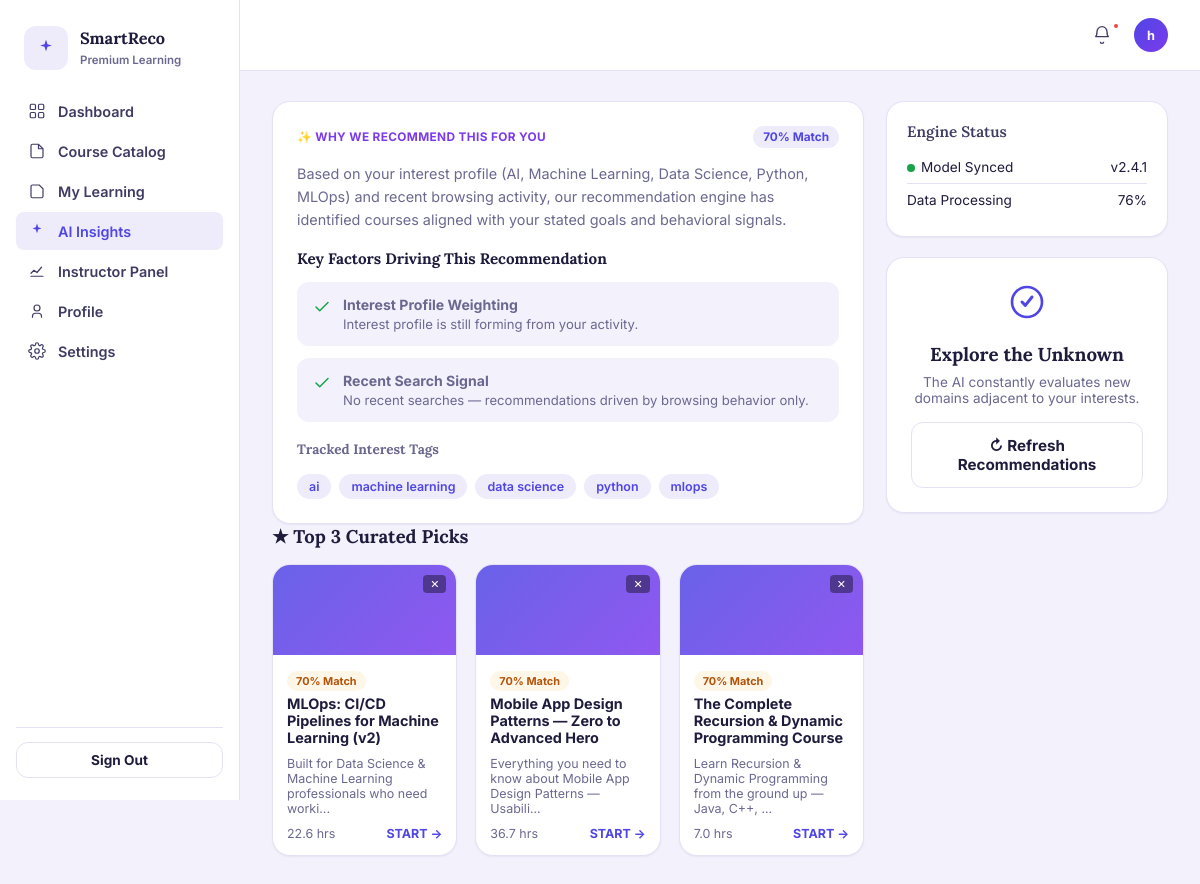
Screenshot of /ai-insights (signed in) with the database file from the repository.
### database/models.py (models this page shows, shortened)
class User(Base):
    __tablename__ = "users"
    id = Column(Integer, primary_key=True, index=True)
    name = Column(String, nullable=True)
    email = Column(String, unique=True, index=True, nullable=False)
    password_hash = Column(String, nullable=False)
    role = Column(String, default="user", nullable=False)  # Backward compatibility: "user" | "admin"
    active_mode = Column(String, default="student", nullable=False)  # "student" | "instructor"
    interests = Column(String, nullable=True)  # comma-separated e.g. "AI/ML,Backend"
    interests_updated_at = Column(DateTime(timezone=True), nullable=True)
    experience_level = Column(String, nullable=True)  # "Beginner" | "Intermediate" | "Advanced"
    avatar_url = Column(String, nullable=True)
    created_at = Column(DateTime(timezone=True), server_default=func.now())
    updated_at = Column(DateTime(timezone=True), onupdate=func.now())
    profile = relationship("UserProfile", back_populates="user", uselist=False, cascade="all, delete-orphan")
    courses = relationship("Product", back_populates="instructor", foreign_keys="Product.instructor_id")
    enrollments = relationship("Enrollment", back_populates="user", cascade="all, delete-orphan")
    wishlists = relationship("Wishlist", back_populates="user", cascade="all, delete-orphan")
    events = relationship("Event", back_populates="user", cascade="all, delete-orphan")
    recommendations = relationship("Recommendation", back_populates="user", cascade="all, delete-orphan")

class Product(Base):
    __tablename__ = "products"
    id = Column(Integer, primary_key=True, index=True)
    title = Column(String, nullable=False, index=True)
    slug = Column(String, nullable=True, index=True)
    description = Column(Text, nullable=False)
    category = Column(String, nullable=False, index=True)
    category_id = Column(Integer, ForeignKey("categories.id", ondelete="SET NULL"), nullable=True)
    skills = Column(String, nullable=True)
    price = Column(Float, default=0.0, index=True)
    level = Column(String, nullable=True, index=True)  # "Beginner" | "Intermediate" | "Advanced"
    instructor_id = Column(Integer, ForeignKey("users.id", ondelete="SET NULL"), nullable=True, index=True)
    instructor_name = Column(String, nullable=True, index=True)
    rating = Column(Float, nullable=True, default=0.0, index=True)
    num_ratings = Column(Integer, nullable=True, default=0)
    enrolled_students = Column(Integer, nullable=True, default=0)
    duration_hours = Column(Float, nullable=True, default=0.0)
    status = Column(String, default="active", nullable=False, index=True)  # "active" | "draft" | "archived"
    created_at = Column(DateTime(timezone=True), server_default=func.now())
    updated_at = Column(DateTime(timezone=True), onupdate=func.now())
    instructor = relationship("User", back_populates="courses", foreign_keys=[instructor_id])
    reviews = relationship("Review", back_populates="product", cascade="all, delete-orphan")
    learning_outcomes = relationship("CourseLearningOutcome", back_populates="product", cascade="all, delete-orphan")

### routers/recommendations.py (the view)
@router.get("/ai-insights", response_class=HTMLResponse)
def ai_insights_page(request: Request, db: Session = Depends(get_db)):
    user = get_current_user(request, db)
    if not user:
        return RedirectResponse("/login", status_code=302)
    if should_regenerate(db, user):
        logger.info("AI Insights visit triggered recommendation refresh for user_id=%s", user.id)
        generate_and_save_recommendation(db, user)
    search_ctx = build_search_history(db, user, limit=10)
    latest_search = search_ctx.get("latest")
    sidebar_history = search_ctx.get("sidebar") or []
    recent_search = latest_search["query"] if latest_search else None
    why_narrative = build_profile_search_narrative(user, recent_search)
    tracking_enabled = is_agent_tracking_enabled(db, user, request)
    rec = (
        db.query(Recommendation)
        .filter(Recommendation.user_id == user.id, Recommendation.is_latest == True)
        .order_by(Recommendation.created_at.desc())
        .first()
    )
    reasoning = None
    if rec:
        reasoning = load_stored_recommendation_reasoning(rec)
    if not reasoning:
        reasoning = build_recommendation_reasoning(db, user, tracking_enabled=tracking_enabled)
    narrative_text = None
    picked_products = []
    if latest_search and latest_search.get("products"):
        picked_products = latest_search["products"][:3]
    elif rec and rec.narrative:
        try:
            payload = json.loads(rec.narrative)
            search_intent = payload.get("search_intent") or {}
            if search_intent.get("product_ids") and recent_search:
                picked_products = _hydrate_ids(db, search_intent.get("product_ids", []))
            if not picked_products:
                main = payload.get("main") or {}
                narrative_text = main.get("narrative")
                picked_products = _hydrate_ids(db, main.get("product_ids", []))
        except Exception:
            pass
    if not picked_products:
        picked_products = [p.to_dict() for p in db.query(Product).order_by(Product.rating.desc()).limit(3).all()]
    return templates.TemplateResponse(
        request,
        "ai-insights.html",
        {
            "user": user,
            "active_page": "ai_insights",
            "recommendation": rec,
            "narrative_text": narrative_text,
            "why_narrative": why_narrative,
            "picked_products": picked_products,
            "latest_search": latest_search,
            "sidebar_history": sidebar_history,
            "reasoning": reasoning,
            "tracking_enabled": tracking_enabled,
        },
    )

### templates/ai-insights.html (shortened to what this page needs)
{% extends "base.html" %}
{% block content %}
<div class="sr-insights-grid">
  <div>
    <div class="sr-card sr-why-card">
      <div class="sr-insight-head">
        <span class="sr-insight-tag">✨ WHY WE RECOMMEND THIS FOR YOU</span>
        <span class="sr-match-badge">{% if reasoning %}{{ reasoning.match_score }}% Match{% else %}98% Match{% endif %}</span>
      </div>
      <p class="sr-insight-text">
        {{ why_narrative or narrative_text or 'Based on your onboarding profile and recent browsing activity, our neural recommendation engine has identified courses aligned with your goals.' }}
      </p>
      <h3 style="font-family:var(--font-display);font-size:.95rem;margin:18px 0 0">Key Factors Driving This Recommendation</h3>
      <div class="sr-why-list">
        <div class="sr-why-item">
          <svg width="18" height="18" viewBox="0 0 24 24" fill="none"><path d="M4 12l5 5L20 6" stroke="currentColor" stroke-width="2" stroke-linecap="round" stroke-linejoin="round"/></svg>
          <span><strong>Interest Profile Weighting</strong><span>{{ reasoning.interest_summary if reasoning else 'Selected during onboarding or inferred from dwell time.' }}</span></span>
        </div>
        <div class="sr-why-item">
          <svg width="18" height="18" viewBox="0 0 24 24" fill="none"><path d="M4 12l5 5L20 6" stroke="currentColor" stroke-width="2" stroke-linecap="round" stroke-linejoin="round"/></svg>
          <span><strong>Recent Search Signal</strong><span>{% if reasoning %}{{ reasoning.search_summary }}{% elif latest_search %}Connected to your latest search: &ldquo;{{ latest_search.query }}&rdquo;{% else %}No recent catalog searches yet — browse /catalog to refine picks.{% endif %}</span></span>
        </div>
      </div>
      <h3 style="font-family:var(--font-display);font-size:.85rem;margin:18px 0 8px;color:var(--ink-500)">Tracked Interest Tags</h3>
      <div class="sr-tracked-tags">
        {% if reasoning and reasoning.top_categories %}
          {% for cat, score in reasoning.top_categories %}
          <span class="sr-tag">{{ cat }}</span>
          {% endfor %}
        {% elif user.interests %}
          {% for tag in user.interests.split(',') %}
          <span class="sr-tag">{{ tag.strip().lower() }}</span>
          {% endfor %}
        {% else %}
          <span class="sr-tag">explore catalog</span>
        {% endif %}
      </div>
    </div>
    <h2 class="sr-section-title">★ {% if latest_search %}Top Picks for &ldquo;{{ latest_search.query }}&rdquo;{% else %}Top 3 Curated Picks{% endif %}</h2>
    <div class="sr-picks-row">
      {% for pick in picked_products[:3] %}
      <div class="sr-card sr-pick-card" style="position:relative">
        <button type="button" class="sr-dismiss-btn" data-sr-track-dismiss data-product-id="{{ pick.id }}" data-source="recommendation" title="Not for me" style="position:absolute;top:10px;right:10px;background:rgba(0,0,0,0.4);border:none;color:#fff;border-radius:4px;padding:2px 7px;cursor:pointer;font-size:11px;z-index:2;">✕</button>
        <div class="sr-pick-thumb"></div>
        <div class="sr-pick-body">
          <span class="sr-badge sr-badge-ai">{% if reasoning %}{{ reasoning.match_score }}% Match{% else %}98% Match{% endif %}</span>
          <h4 class="sr-pick-title">{{ pick.title }}</h4>
          <p style="font-size:.78rem;color:var(--ink-500);margin:0 0 10px">{{ pick.description[:70] }}...</p>
          <div class="sr-pick-foot"><span>{{ pick.duration_hours or 12 }} hrs</span><a href="/course-details?id={{ pick.id }}" data-sr-track-click data-product-id="{{ pick.id }}" data-source="recommendation">START →</a></div>
        </div>
      </div>
      {% endfor %}
    </div>
  </div>
  <div>
    <div class="sr-card sr-engine-card">
      <h3 class="sr-eyebrow" style="margin:0 0 10px">Engine Status</h3>
      <div class="sr-engine-row"><span><span class="sr-status-dot"></span>Model Synced</span><span>v2.4.1</span></div>
      <div class="sr-engine-row"><span>Data Processing</span><span>{% if reasoning %}{{ reasoning.data_processing_pct }}%{% else %}98%{% endif %}</span></div>
    </div>
    <div class="sr-card sr-explore-card">
      <div class="sr-explore-icon">
        <svg width="40" height="40" viewBox="0 0 24 24" fill="none"><circle cx="12" cy="12" r="9" stroke="currentColor" stroke-width="1.6"/><path d="M9 12l2 2 4-5" stroke="currentColor" stroke-width="1.8" stroke-linecap="round" stroke-linejoin="round"/></svg>
      </div>
      <h3 style="font-family:var(--font-display);margin:0 0 8px">Explore the Unknown</h3>
      <p style="font-size:.85rem;color:var(--ink-500);margin:0 0 16px">The AI constantly evaluates new domains adjacent to your interests.</p>
      <button class="sr-btn sr-btn-secondary sr-btn-block" id="refreshRecs">↻ Refresh Recommendations</button>
    </div>
  </div>
</div>
{% endblock %}

### templates/base.html (shortened to what this page needs)
<!DOCTYPE html>
<html lang="en">
<head>
<link rel="stylesheet" href="/static/styles.css">
</head>
<body>
<div class="sr-app">
  {% if user %}
  <aside class="sr-sidebar">
    <div class="sr-sidebar-brand">
      <div class="sr-brand-mark">
        <svg width="20" height="20" viewBox="0 0 24 24" fill="none"><path d="M12 2l1.8 5.6L19 9l-5.2 1.4L12 16l-1.8-5.6L5 9l5.2-1.4L12 2z" fill="currentColor"/></svg>
      </div>
      <div class="sr-sidebar-brand-text">
        <b>SmartReco</b>
        <span>Premium Learning</span>
      </div>
    </div>
    <nav class="sr-nav">
      <a class="sr-nav-item {% if active_page == 'dashboard' %}is-active{% endif %}" href="/dashboard">
        Dashboard
      </a>
      <a class="sr-nav-item {% if active_page == 'catalog' %}is-active{% endif %}" href="/catalog">
        <svg width="18" height="18" viewBox="0 0 24 24" fill="none"><path d="M4 5a2 2 0 012-2h8l6 6v10a2 2 0 01-2 2H6a2 2 0 01-2-2V5z" stroke="currentColor" stroke-width="1.6"/><path d="M14 3v6h6" stroke="currentColor" stroke-width="1.6"/></svg>
        Course Catalog
      </a>
      <a class="sr-nav-item {% if active_page == 'my_learning' %}is-active{% endif %}" href="/my-learning">
        <svg width="18" height="18" viewBox="0 0 24 24" fill="none"><path d="M4 19V6a2 2 0 012-2h9l5 5v10a2 2 0 01-2 2H6a2 2 0 01-2-2z" stroke="currentColor" stroke-width="1.6"/></svg>
        My Learning
      </a>
      <a class="sr-nav-item {% if active_page == 'ai_insights' %}is-active{% endif %}" href="/ai-insights">
        <svg width="18" height="18" viewBox="0 0 24 24" fill="none"><path d="M12 2l1.6 4.9L18 8.5l-4.4 1.6L12 15l-1.6-4.9L6 8.5l4.4-1.6L12 2z" fill="currentColor"/></svg>
        AI Insights
      </a>
      {% set curr_mode = user.active_mode if user and user.active_mode else (request.session.get('active_mode', 'student') if request else 'student') %}
      {% if curr_mode == 'instructor' or (user and user.role == 'admin') %}
      <a class="sr-nav-item {% if active_page == 'admin' %}is-active{% endif %}" href="/admin">
        <svg width="18" height="18" viewBox="0 0 24 24" fill="none"><path d="M4 19h16M4 15l4-4 4 3 6-7" stroke="currentColor" stroke-width="1.6" stroke-linecap="round" stroke-linejoin="round"/></svg>
        Instructor Panel
      </a>
      {% endif %}
      <a class="sr-nav-item {% if active_page == 'profile' %}is-active{% endif %}" href="/profile">
        <svg width="18" height="18" viewBox="0 0 24 24" fill="none"><circle cx="12" cy="8" r="4" stroke="currentColor" stroke-width="1.6"/><path d="M6 21v-2a4 4 0 014-4h4a4 4 0 014 4v2" stroke="currentColor" stroke-width="1.6"/></svg>
        Profile
      </a>
      <a class="sr-nav-item {% if active_page == 'settings' %}is-active{% endif %}" href="/settings">
        Settings
      </a>
    </nav>
    <div class="sr-sidebar-foot">
      <form action="/logout" method="POST">
        <button type="submit" class="sr-btn sr-btn-secondary sr-btn-block sr-btn-sm">Sign Out</button>
      </form>
    </div>
  </aside>
  <div>
    <header class="sr-topbar">
      <div class="sr-topbar-actions">
        <button class="sr-icon-btn" aria-label="Notifications"><span class="dot"></span>
          <svg width="20" height="20" viewBox="0 0 24 24" fill="none"><path d="M6 8a6 6 0 0112 0c0 5 2 6 2 6H4s2-1 2-6z" stroke="currentColor" stroke-width="1.6"/><path d="M10 20a2 2 0 004 0" stroke="currentColor" stroke-width="1.6"/></svg>
        </button>
        <div class="user-menu" style="position:relative;">
          <div class="sr-avatar" style="cursor:pointer;" onclick="toggleDropdown(event)">{{ user.name[0] if user and user.name else (user.email[0]|upper if user and user.email else 'U') }}</div>
        </div>
      </div>
    </header>
    <main class="sr-main">
      {% block content %}{% endblock %}
    </main>
  </div>
  {% else %}
    {% block unauth_content %}{% endblock %}
  {% endif %}
</div>
</body>
</html>

### rows the page displays
User: name "h"
Product: match_score "70", title "MLOps: CI/CD Pipelines for Machine Learning (v2)", description "Built for Data Science & Machine Learning professionals who need worki", duration_hours "22.6"
Product: match_score "70", title "Mobile App Design Patterns — Zero to Advanced Hero", description "Everything you need to know about Mobile App Design Patterns — Usabili", duration_hours "36.7"
Product: match_score "70", title "The Complete Recursion & Dynamic Programming Course", description "Learn Recursion & Dynamic Programming from the ground up — Java, C++,", duration_hours "7.0"

### other values shown
{{ reasoning.match_score }} "70"
{{ reasoning.search_summary }} "No recent searches — recommendations driven by browsing behavior only."
{{ tag.strip().lower() }} "ai" "machine learning" "data science" "python" "mlops"
{{ reasoning.data_processing_pct }} "76"
